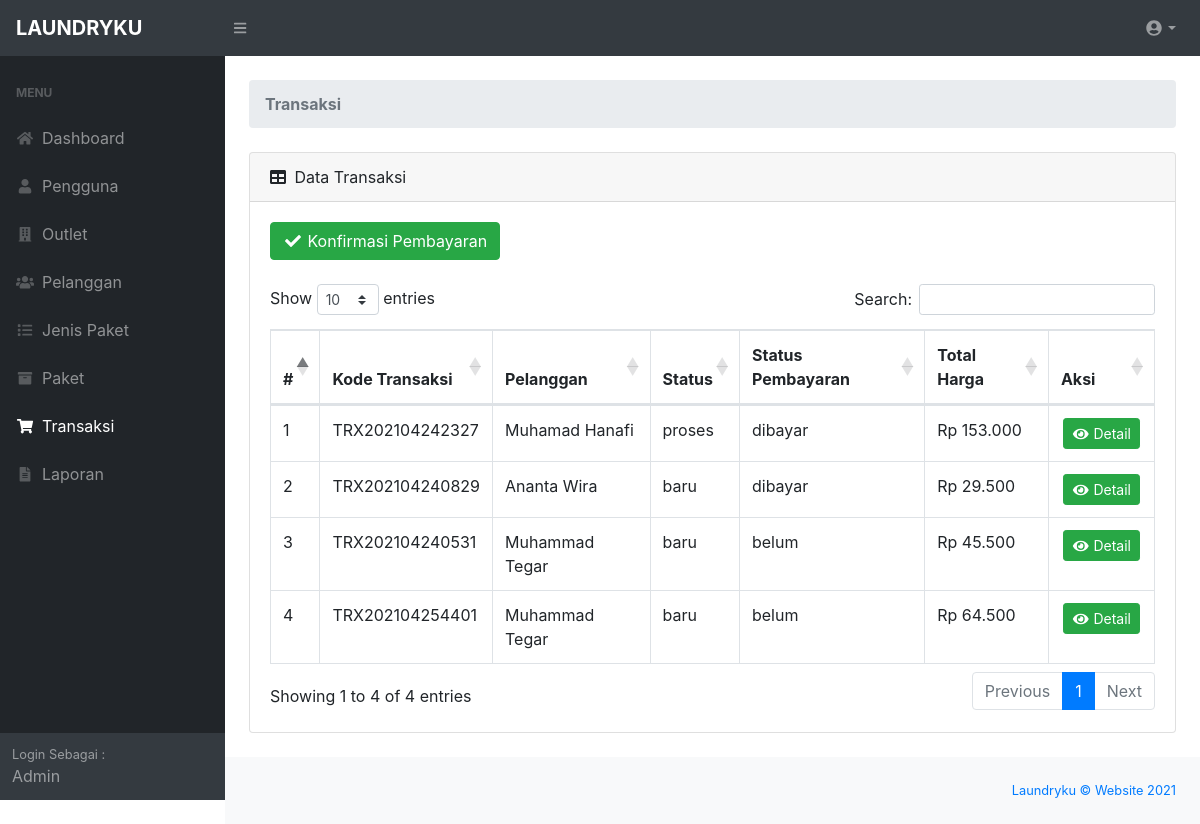
/admin/index_transaksi.php (signed in), run on the app's committed database.
### tables this page shows
CREATE TABLE `tb_transaksi` (
  `id_transaksi` int(11) NOT NULL,
  `id_outlet` int(11) NOT NULL,
  `kode_transaksi` varchar(100) NOT NULL,
  `id_member` int(11) NOT NULL,
  `tgl_transaksi` datetime NOT NULL,
  `batas_waktu` datetime NOT NULL,
  `tgl_bayar` datetime NOT NULL,
  `biaya_tambahan` int(225) NOT NULL,
  `diskon` double NOT NULL,
  `pajak` int(11) NOT NULL,
  `status` enum('baru','proses','selesai','diambil') NOT NULL,
  `status_bayar` enum('dibayar','belum') NOT NULL,
  `id_user` int(11) NOT NULL
);

CREATE TABLE `tb_member` (
  `id_member` int(11) NOT NULL,
  `nama_member` varchar(100) NOT NULL,
  `alamat_member` text NOT NULL,
  `jenis_kelamin` enum('L','P') NOT NULL,
  `telp_member` varchar(15) NOT NULL,
  `no_ktp` varchar(30) NOT NULL
);

CREATE TABLE `tb_detail_transaksi` (
  `id_detail_transaksi` int(11) NOT NULL,
  `id_transaksi` int(11) NOT NULL,
  `id_paket` int(11) NOT NULL,
  `qty` double NOT NULL,
  `total_harga` int(35) NOT NULL,
  `total_bayar` int(35) NOT NULL
);

### admin/functions.php (called while the page is built, shortened)
<?php
function ambildata($conn,$query){
    $data = mysqli_query($conn,$query);
    if (mysqli_num_rows($data) > 0) {
        while($row = mysqli_fetch_assoc($data)){
        $hasil[] = $row;
    }
    return $hasil;
    }
}
function rupiah($angka){
	$hasil_rupiah = "Rp " . number_format($angka,0,',','.');
	return $hasil_rupiah;
}
?>

### admin/index_transaksi.php (the view, shortened to what this page needs)
<?php
require 'functions.php';
require 'layout_header.php';
$query = "Call GetAllTransaksi() ";
$data = ambildata($conn, $query);
?>
<div id="layoutSidenav_content">
    <main>
        <div class="container-fluid">
            <ol class="breadcrumb mb-4">
                <li class="breadcrumb-item active"><b>Transaksi</b></li>
            </ol>
            <div class="card mb-4">
                <div class="card-header">
                    <i class="fas fa-table mr-1"></i>
                    Data Transaksi
                </div>
                <div class="card-body">
                    <div class="col-m-6">
                        <a href="transaksi_konfirmasi.php" class="btn btn-success box-title"><i
                                class="fa fa-check fa-fw"></i>
                            Konfirmasi Pembayaran</a>
                    </div>
                    <br>
                    <div class="table-responsive">
                        <table class="table table-bordered" id="dataTable" width="100%" cellspacing="0">
                            <thead>
                                <tr align="center">
                                    <th width="4%">#</th>
                                    <th>Kode Transaksi</th>
                                    <th>Pelanggan</th>
                                    <th>Status</th>
                                    <th>Status Pembayaran</th>
                                    <th>Total Harga</th>
                                    <th width="12%">Aksi</th>
                                </tr>
                            </thead>
                            <tbody>
                                <?php error_reporting(0);
                                    $no = 1;
                                    foreach ($data as $transaksi) : ?>
                                <tr>
                                    <td><?= $no++ ?></td>
                                    <td><?= $transaksi['kode_transaksi'] ?></td>
                                    <td><?= $transaksi['nama_member'] ?></td>
                                    <td><?= $transaksi['status'] ?></td>
                                    <td><?= $transaksi['status_bayar'] ?></td>
                                    <td><?= rupiah($transaksi['total_harga']) ?></td>
                                    <td align="center">
                                        <a href="transaksi_detail.php?id=<?= $transaksi['id_transaksi']; ?>">
                                            <button type="button" class="btn btn-success btn-sm">
                                                <i class="fa fa-eye fa-fw"></i> Detail
                                            </button>
                                        </a>
                                    </td>
                                </tr>
                                <?php endforeach; ?>
                            </tbody>
                        </table>
                    </div>
                </div>
            </div>
        </div>
    </main>
    <?php
require 'layout_footer.php';
?>

### data on the page
tb_transaksi: kode_transaksi "TRX202104242327", id_member.nama_member "Muhamad Hanafi", status "proses", status_bayar "dibayar", tb_detail_transaksi.total_harga "Rp 153.000"
tb_transaksi: kode_transaksi "TRX202104240829", id_member.nama_member "Ananta Wira", status "baru", status_bayar "dibayar", tb_detail_transaksi.total_harga "Rp 29.500"
tb_transaksi: kode_transaksi "TRX202104240531", id_member.nama_member "Muhammad Tegar", status "baru", status_bayar "belum", tb_detail_transaksi.total_harga "Rp 45.500"
tb_transaksi: kode_transaksi "TRX202104254401", id_member.nama_member "Muhammad Tegar", status "baru", status_bayar "belum", tb_detail_transaksi.total_harga "Rp 64.500"
